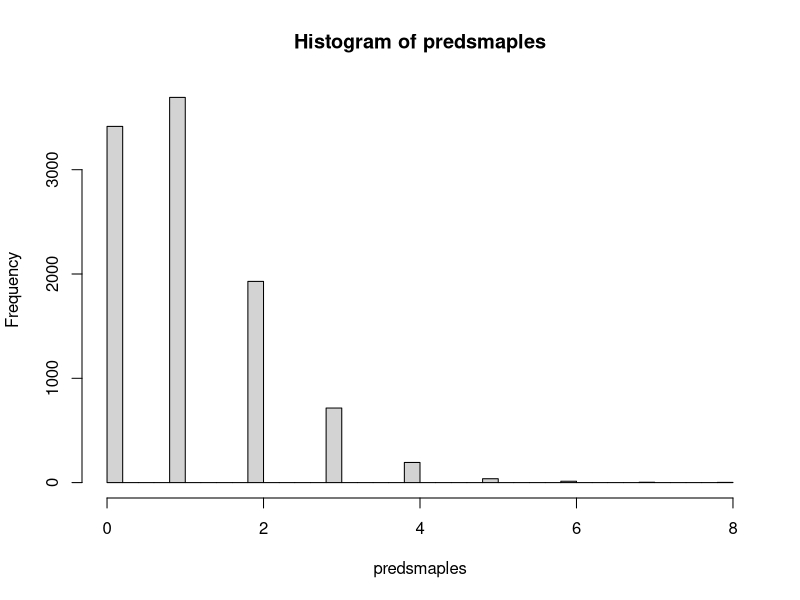

Recreate this plot in R.
## ---- chunk 1
knitr::opts_chunk$set(echo = TRUE)
## ---- chunk 2
bid <- read.table("../data/eBayNumberOfBidderData.dat",header = TRUE)
## ---- chunk 3
poiglm <- glm(nBids ~ . - 1, data = bid, family = poisson(link = "log"))
summary(poiglm)
## ---- chunk 4
library(mvtnorm)

logprior <- function(beta, mu, sigma){
    dmvnorm(beta, mean = mu, sigma = sigma, log = TRUE)
}

loglikelihood <- function(beta, X, Y){
    linear_prediction <- t(X) %*% beta
    probabilities <- Y * linear_prediction - exp(linear_prediction)
    loglike <- sum(probabilities)

    ## if (abs(loglike) == Inf)
    ##     loglike = -20000

    loglike
}

## loglikelihood <- function(beta, X, Y) {
##   linear_prediction <- t(X) %*% beta
##   probs <- dpois(Y , lambda = exp(linear_prediction), log = TRUE)
##   sum(probs)
## }

logposterior <- function(beta, X, Y, prior_mu, prior_sigma){
    loglikelihood(beta, X, Y) + logprior(beta, prior_mu, prior_sigma)
}

X <- as.matrix(bid[,-1])
Y <- as.matrix(bid[,1])

mu <- rep(0, ncol(X))
sigma <- 100 * solve(t(X) %*% X)

optpost <- optim(par = matrix(rep(0, ncol(X)), ncol = 1),
                 fn = logposterior, method = "BFGS", hessian = TRUE,
                 X = t(X), Y = Y,
                 prior_mu= mu, prior_sigma = sigma,
                 control=list(fnscale=-1))
hessian <- optpost$hessian
## ---- chunk 5
as.vector(optpost$par)
as.vector(coef(poiglm))
## ---- chunk 6
targetdensity <- function(theta, prior_mu, prior_sigma, X, Y, ...) {
    likelihood <- dpois(Y, lambda = exp(t(X) %*% t(theta)), log = TRUE)
    prior <- dmvnorm(theta, mean = prior_mu, sigma = prior_sigma, log = TRUE)
    sum(likelihood) + prior
}

proposaldensity <- function(x, mu, prop_sigma, ...){
    dmvnorm(x, mean = mu, sigma = prop_sigma, log = TRUE)
}

proposalsampler <- function(mu, prop_sigma, ...){
    matrix(rmvnorm(1, mean = mu, sigma = prop_sigma), nrow = 1)
}

metropolis_hastings <- function(prop_sampler, log_prop_func, log_targ_post_func, X0, iters, ...){
    x <- X0
    values <- matrix(0, ncol = length(X0), nrow = iters + 1)
    values[1,] <- X0

    alpha <- function(x, y, ...) {
        numerator <- log_targ_post_func(y, ...) + log_prop_func(x, y, ...)
        denominator <- log_targ_post_func(x, ...) + log_prop_func(y, x, ...)
        exp(numerator - denominator)
    }

    for (i in 1:iters) {
        y <- prop_sampler(x, ...)
        u <- runif(1)

        if (u < alpha(x, y, ...)) {
            x <- y
        }

        values[i+1,] <- x
    }

    values
}

iters <- 5000
X0 <- rep(0, times = ncol(X))

params <- list(
    prop_sampler = proposalsampler,
    log_prop_func = proposaldensity,
    log_targ_post_func = targetdensity,
    X0 = matrix(rep(0, times = ncol(X)), nrow = 1),
    iters = iters,
    X = t(X),
    Y = Y,
    prior_mu = rep(0, times = ncol(X)),
    prior_sigma = 100 * solve(t(X) %*% X),
    prop_sigma = 0.6 * -solve(hessian)
)

res <- do.call(metropolis_hastings, params)

colMeans(res)
## ---- chunk 7
Xpred <- matrix(c(1, 1, 1, 1, 0, 0, 0, 1, 0.5), nrow = 1)
predsmaples <- rpois(10000, lambda = exp(Xpred %*% t(res)))

mean(predsmaples == 0)
hist(predsmaples, breaks = 50)
